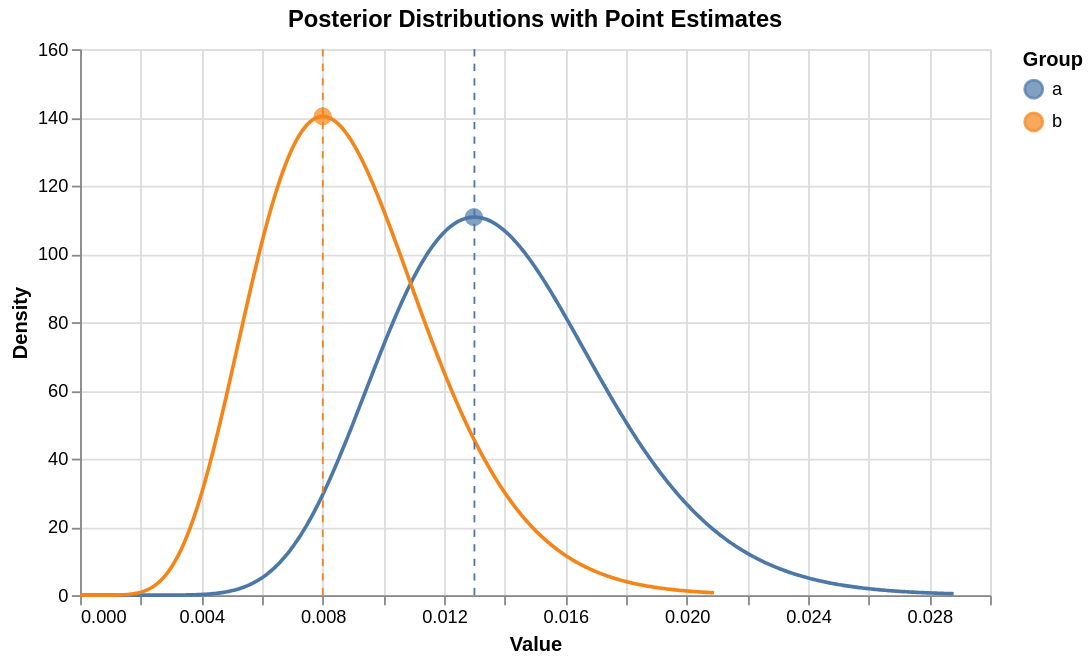

The cell this chart's notebook holds for it:
### Code cell
x_a, pdf_a, map_a, map_density_a = beta_posterior_pdf(
    group_a, prior_alpha_a, prior_beta_a
)
x_b, pdf_b, map_b, map_density_b = beta_posterior_pdf(
    group_b, prior_alpha_b, prior_beta_b
)

posterior_df = pl.concat(
    [
        pl.DataFrame({"group": "a", "x": x_a, "density": pdf_a}),
        pl.DataFrame({"group": "b", "x": x_b, "density": pdf_b}),
    ]
)

map_df = pl.DataFrame(
    {
        "group": ["a", "b"],
        "x": [map_a, map_b],
        "density": [map_density_a, map_density_b],
    }
)

sample_mean_a = group_a.mean()
sample_mean_b = group_b.mean()

sample_mean_df = pl.DataFrame(
    {"group": ["a", "b"], "x": [sample_mean_a, sample_mean_b]}
)

lines = (
    alt.Chart(posterior_df)
    .mark_line()
    .encode(
        x=alt.X("x:Q", title="Value"),
        y=alt.Y("density:Q", title="Density"),
        color=alt.Color("group:N", title="Group"),
    )
)

points = (
    alt.Chart(map_df)
    .mark_point(size=100, filled=True)
    .encode(x="x:Q", y="density:Q", color="group:N")
)

sample_means = (
    alt.Chart(sample_mean_df)
    .mark_rule(strokeDash=[4, 4])
    .encode(x="x:Q", color="group:N")
)

(lines + points + sample_means).properties(
    width=500, height=300, title="Posterior Distributions with Point Estimates"
)

### Figure 1 — Vega specification as saved in the notebook (floating-point values rounded to 4 significant figures; data arrays with more than 128 entries replaced by an {"elided": "..."} marker saying what was removed)
{"$schema": "https://vega.github.io/schema/vega/v6.json", "axes": [{"aria": false, "domain": false, "grid": true, "gridScale": "y", "labels": false, "maxExtent": 0, "minExtent": 0, "orient": "bottom", "scale": "x", "tickCount": {"signal": "ceil(width/40)"}, "ticks": false, "zindex": 0}, {"aria": false, "domain": false, "grid": true, "gridScale": "x", "labels": false, "maxExtent": 0, "minExtent": 0, "orient": "left", "scale": "y", "tickCount": {"signal": "ceil(height/40)"}, "ticks": false, "zindex": 0}, {"grid": false, "labelFlush": true, "labelOverlap": true, "orient": "bottom", "scale": "x", "tickCount": {"signal": "ceil(width/40)"}, "title": "Value", "zindex": 0}, {"grid": false, "labelOverlap": true, "orient": "left", "scale": "y", "tickCount": {"signal": "ceil(height/40)"}, "title": "Density", "zindex": 0}], "background": "transparent", "data": [{"name": "source_0", "values": {"elided": "1000 records"}}, {"name": "source_1", "values": [{"density": 110.8, "group": "a", "x": 0.01298}, {"density": 140.3, "group": "b", "x": 0.007999}]}, {"name": "source_2", "values": [{"group": "a", "x": 0.013}, {"group": "b", "x": 0.008}]}, {"name": "source_0_color_domain_group_0", "values": [{"group": "a"}, {"group": "b"}]}, {"name": "source_1_color_domain_group_1", "values": [{"group": "a"}, {"group": "b"}]}, {"name": "source_2_color_domain_group_2", "values": [{"group": "a"}, {"group": "b"}]}], "height": 300, "legends": [{"encode": {"symbols": {"update": {"opacity": {"value": 0.7}}}}, "fill": "color", "stroke": "color", "symbolType": "circle", "title": "Group"}], "marks": [{"encode": {"update": {"height": {"field": {"datum": null, "group": "height", "parent": null, "signal": null}}, "width": {"field": {"datum": null, "group": "width", "parent": null, "signal": null}}}}, "from": {"facet": {"data": "source_0", "groupby": ["group"], "name": "faceted_path_layer_0_main"}}, "marks": [{"encode": {"update": {"defined": {"signal": "isValid(datum[\"x\"]) && isFinite(+datum[\"x\"]) && isValid(datum[\"density\"]) && isFinite(+datum[\"density\"])"}, "stroke": {"field": "group", "scale": "color"}, "x": {"field": "x", "scale": "x"}, "y": {"field": "density", "scale": "y"}}}, "from": {"data": "faceted_path_layer_0_main"}, "name": "layer_0_marks", "sort": {"field": "x"}, "style": ["line"], "type": "line"}], "name": "layer_0_pathgroup", "type": "group"}, {"encode": {"update": {"fill": {"field": "group", "scale": "color"}, "opacity": {"value": 0.7}, "size": {"value": 100}, "x": {"field": "x", "scale": "x"}, "y": {"field": "density", "scale": "y"}}}, "from": {"data": "source_1"}, "name": "layer_1_marks", "style": ["point"], "type": "symbol"}, {"encode": {"update": {"stroke": {"field": "group", "scale": "color"}, "strokeDash": {"value": [4, 4]}, "x": {"field": "x", "scale": "x"}, "y": {"value": 0}, "y2": {"field": {"datum": null, "group": "height", "parent": null, "signal": null}}}}, "from": {"data": "source_2"}, "name": "layer_2_marks", "style": ["rule"], "type": "rule"}], "padding": 5, "scales": [{"domain": {"fields": [{"data": "source_0", "field": "x"}, {"data": "source_1", "field": "x"}, {"data": "source_2", "field": "x"}]}, "name": "x", "nice": true, "range": [0, {"signal": "width"}], "type": "linear", "zero": false}, {"domain": {"fields": [{"data": "source_0", "field": "density"}, {"data": "source_1", "field": "density"}]}, "name": "y", "nice": true, "range": [{"signal": "height"}, 0], "type": "linear", "zero": true}, {"domain": {"fields": [{"data": "source_0_color_domain_group_0", "field": "group"}, {"data": "source_1_color_domain_group_1", "field": "group"}, {"data": "source_2_color_domain_group_2", "field": "group"}], "sort": true}, "name": "color", "range": "category", "type": "ordinal"}], "style": "cell", "title": {"frame": "group", "text": "Posterior Distributions with Point Estimates"}, "usermeta": {"embedOptions": {}}, "width": 500}
